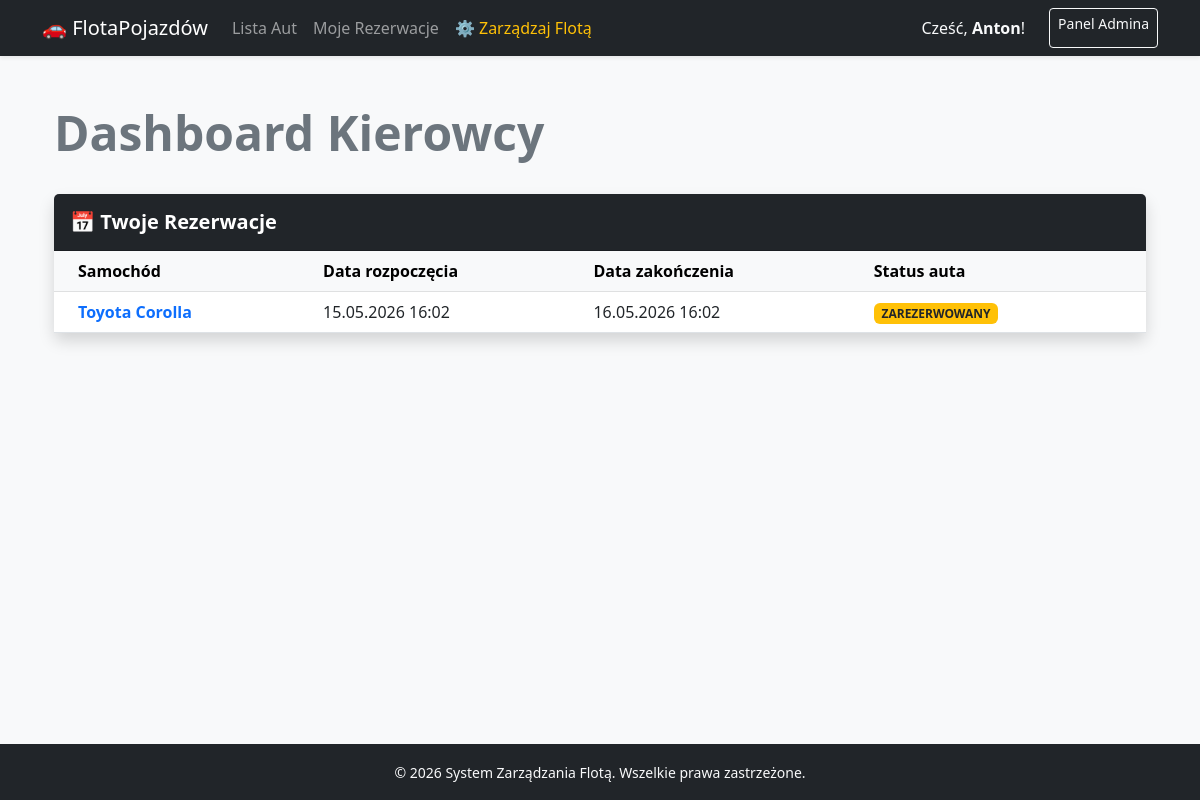
Page /dashboard/ (signed in) on the earlier database version.
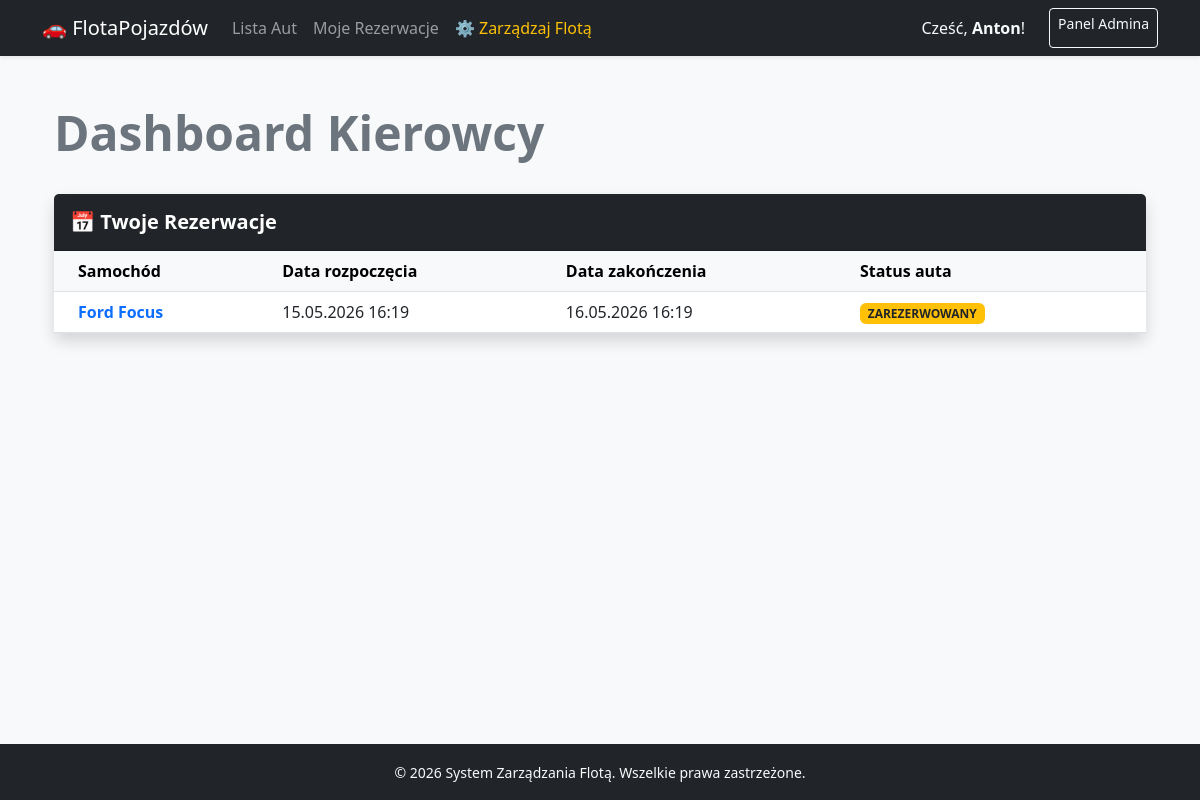
Same page on the later database version.
### fleet/models.py (models this page shows, shortened)
class Booking(models.Model):
    pojazd = models.ForeignKey(Vehicle, on_delete=models.CASCADE)
    użytkownik = models.ForeignKey(User, on_delete=models.CASCADE)
    data_start = models.DateTimeField()
    data_koniec = models.DateTimeField()

class Vehicle(models.Model):
    STATUS_CHOICES = [
        ('dostępny', 'Dostępny'),
        ('naprawa', 'W naprawie'),
        ('zarezerwowany', 'Zarezerwowany'),
    ]
    marka = models.CharField(max_length=50)
    model = models.CharField(max_length=50)
    vin = models.CharField(max_length=17, unique=True)
    rok = models.IntegerField()
    status = models.CharField(max_length=20, choices=STATUS_CHOICES, default='dostępny')

### fleet/views.py (the view)
# urls.py: path('dashboard/', views.user_dashboard, name='dashboard'),
@login_required
def user_dashboard(request):
    moje_rezerwacje = Booking.objects.filter(użytkownik=request.user).order_by('-data_start')
    return render(request, 'fleet/dashboard.html', {
        'bookings': moje_rezerwacje
    })

### fleet/templates/fleet/dashboard.html (shortened to what this page needs)
{% extends 'fleet/base.html' %}
{% block content %}
<div class="container">
    <div class="d-flex justify-content-between align-items-center mb-4">
        <h1 class="display-5 fw-bold text-secondary">Dashboard Kierowcy</h1>
    </div>
    <div class="card shadow border-0">
        <div class="card-header bg-dark text-white py-3">
            <h5 class="mb-0 fw-bold">📅 Twoje Rezerwacje</h5>
        </div>
        <div class="card-body p-0">
            <div class="table-responsive">
                <table class="table table-hover align-middle mb-0">
                    <thead class="table-light">
                        <tr>
                            <th class="ps-4">Samochód</th>
                            <th>Data rozpoczęcia</th>
                            <th>Data zakończenia</th>
                            <th class="pe-4">Status auta</th>
                        </tr>
                    </thead>
                    <tbody>
                        {% for booking in bookings %}
                        <tr>
                            <td class="ps-4 fw-bold text-primary">
                                {{ booking.pojazd.marka }} {{ booking.pojazd.model }}
                            </td>
                            <td>{{ booking.data_start|date:"d.m.Y H:i" }}</td>
                            <td>{{ booking.data_koniec|date:"d.m.Y H:i" }}</td>
                            <td class="pe-4">
                                <span class="badge bg-warning text-dark text-uppercase">
                                    {{ booking.pojazd.status }}
                                </span>
                            </td>
                        </tr>
                        {% endfor %}
                    </tbody>
                </table>
            </div>
        </div>
    </div>
</div>
{% endblock %}

Differences in the rows shown:
removed Booking: pojazd.marka "Toyota", pojazd.model "Corolla", data_start "15.05.2026 16:02", data_koniec "16.05.2026 16:02", pojazd.status "ZAREZERWOWANY"
added Booking: pojazd.marka "Ford", pojazd.model "Focus", data_start "15.05.2026 16:19", data_koniec "16.05.2026 16:19", pojazd.status "ZAREZERWOWANY"
